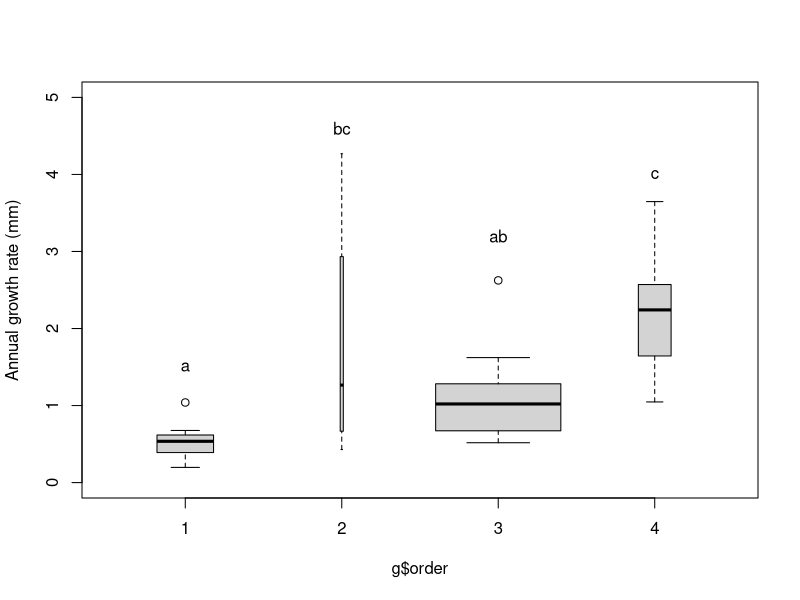

R code for this plot:
# Code for Figure 5

g <- read.table("./Data/growth by mode.txt", header=T, sep = "\t")
lvls<-c('Understory', 'Transient', 'Canopy', 'Emergent')
g$order<-as.factor(rep(c(1,2,3,4), each=14))

f <- read.table("./Data/Mode frequency.txt", header=T, sep = "\t")

widths<-f$freq

boxplot(g$growth~g$order, ylab="Annual growth rate (mm)",  ylim=c(0,5),width=widths)
text(x=1,y=1.5,labels ="a")
text(x=2,y=4.6,labels ="bc")
text(x=3,y=3.2,labels ="ab")
text(x=4,y=4.0,labels ="c")

